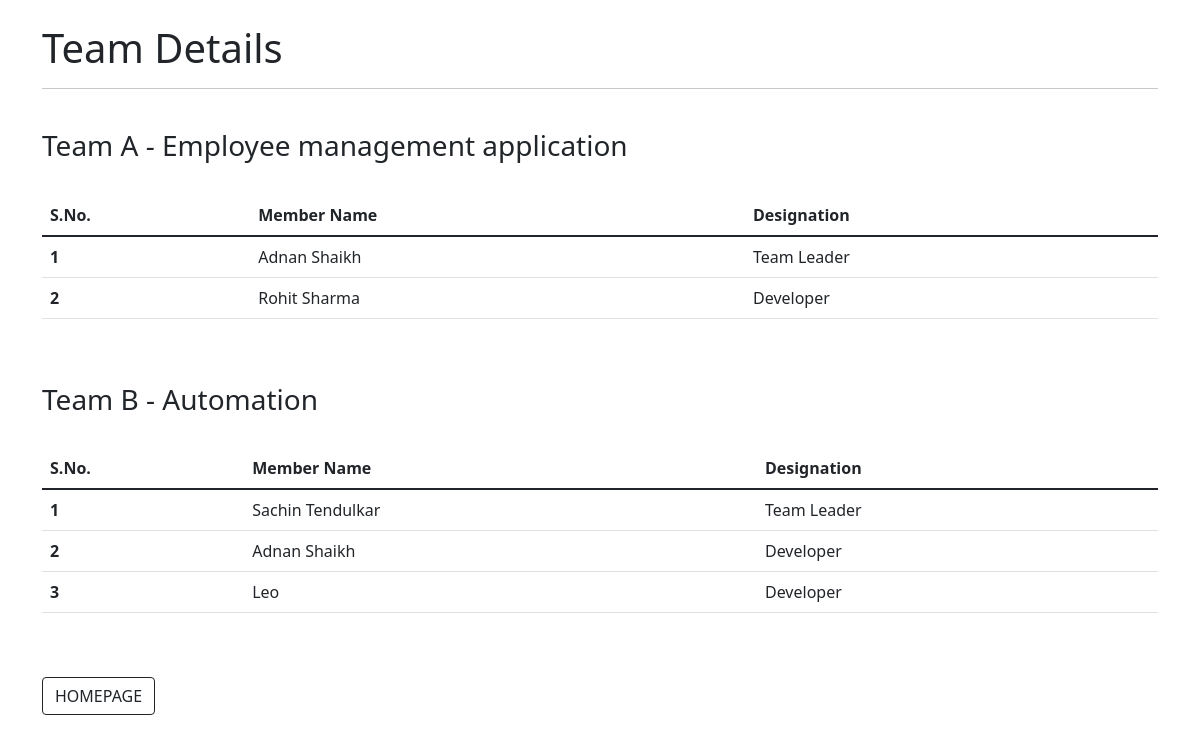
Screenshot of /viewteam/1 (signed in) with the database file from the repository.
### app.py (models this page shows, shortened)
class EmpTeam(db.Model):
    __tablename__ = 'empteam'
    t_id = db.Column(db.Integer, primary_key=True, unique=True)
    team_name = db.Column(db.String(20), nullable=True)
    designation = db.Column(db.Text, nullable=True)
    project = db.Column(db.String(30), nullable=True)
    user_id = db.Column(db.Integer, db.ForeignKey('empdata.id'))

class EmpData(db.Model):
    __tablename__ = "empdata"
    id = db.Column(db.Integer, primary_key=True)
    usertype = db.Column(db.String(8), nullable=False, default='Employee')
    name = db.Column(db.String(30), nullable=False)
    dob = db.Column(db.Date, nullable=False)
    doj = db.Column(db.Date, nullable=False)
    yoe = db.Column(db.Integer, nullable=False, default=1)
    skill_set = db.Column(db.Text, nullable=True, default='None')
    projects = db.Column(db.Text, nullable=True, default='None')
    empcred = db.relationship('EmpCred', backref='data', uselist=False)
    empskill = db.relationship('EmpSkill', backref='skills')
    empteam = db.relationship('EmpTeam', backref='team')

### app.py (the view)
@app.route('/viewteam/<int:id>', methods=['GET', 'POST'])
@login_required
def viewteam(id):
    emp_data = EmpTeam.query.filter_by(user_id=id).all()
    emp_team = []
    for info in emp_data:
        emp_team.append(EmpTeam.query.filter_by(team_name=info.team_name))
    return render_template('team.html', list_emp=emp_team)

### app.py (called while the page is built)
@login_manager.user_loader
def load_user(user_id):
    return EmpCred.query.get(int(user_id))

### templates/team.html (shortened to what this page needs)
{% extends 'base.html' %}
{% block body %}
<br>
<h1>Team Details</h1>
<hr>
<br>
{% for info in list_emp %}
<h3>{{info[loop.index-1].team_name}} - {{ info[loop.index-1].project }}</h3>
<br>
<table class="table">
    <thead class="thead-light">
        <tr>
            <th scope="col">S.No.</th>
            <th scope="col">Member Name</th>
            <th>Designation</th>
        </tr>
    </thead>
    <tbody>
    {% for data in info %}
    <tr>
        <th scope="row">{{loop.index}}</th>
        <td>{{data.team.name}}</td>
        <td>{{data.designation}}</td>
    </tr>
    {% endfor %}
    </tbody>
</table>
<br><br>
{% endfor %}
<a class="btn btn-outline-dark" href="/">HOMEPAGE</a>
{% endblock %}

### rows the page displays
EmpTeam: team_name "Team A", project "Employee management application", team.name "Adnan Shaikh", designation "Team Leader"
EmpTeam: team.name "Rohit Sharma", designation "Developer"
EmpTeam: team_name "Team B", project "Automation", team.name "Adnan Shaikh", designation "Developer"
EmpTeam: team.name "Sachin Tendulkar", designation "Team Leader"
EmpTeam: team.name "Leo", designation "Developer"
